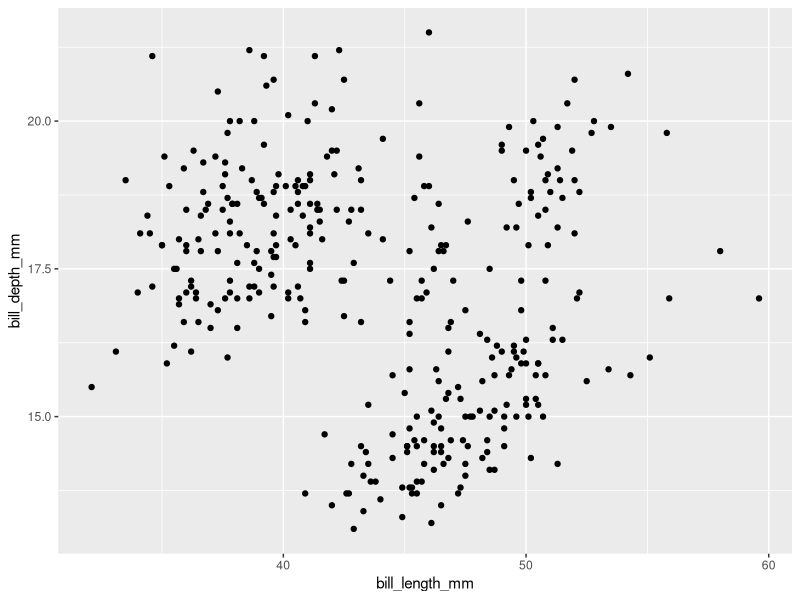
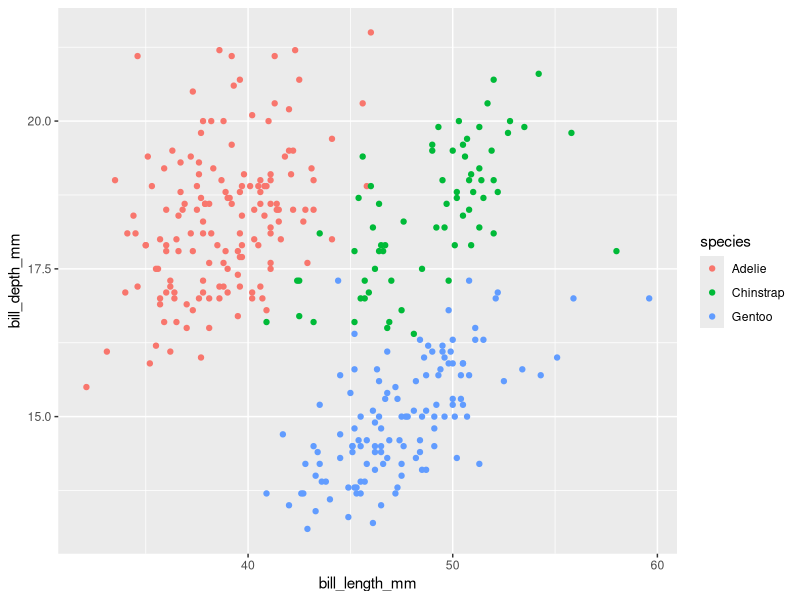
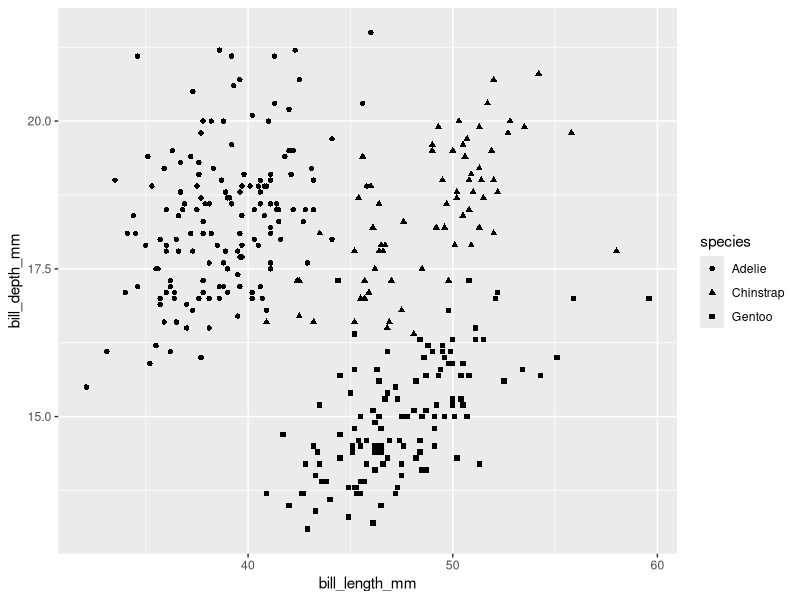
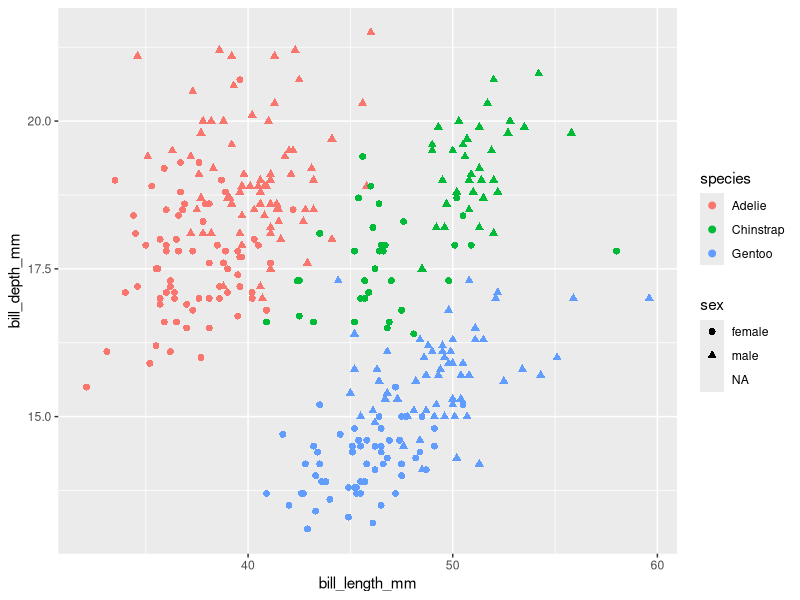
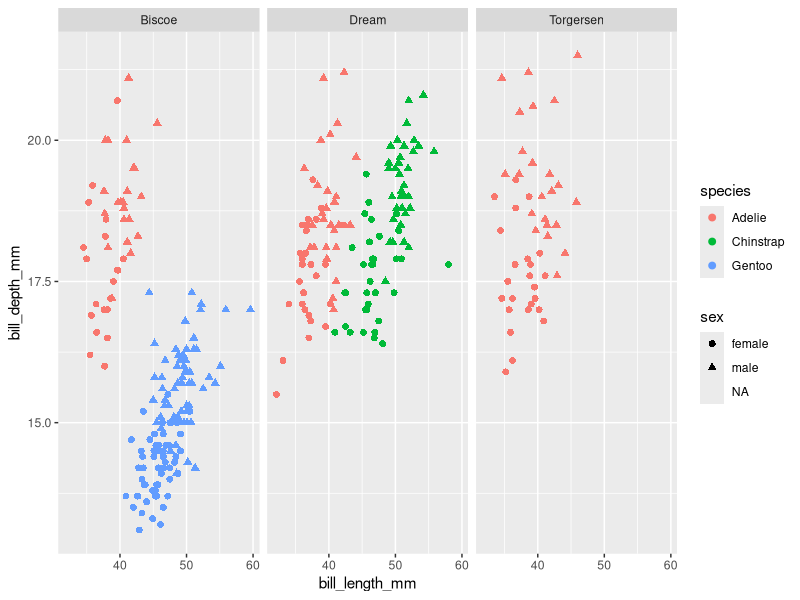
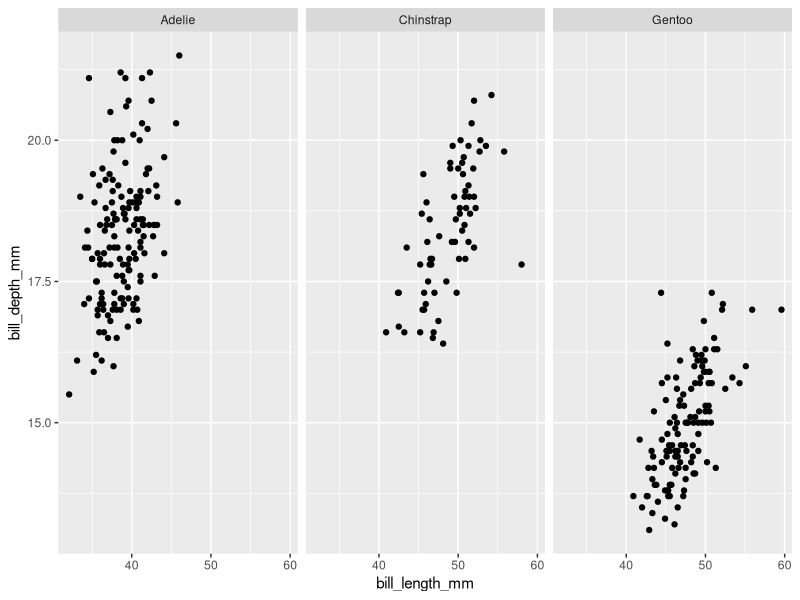
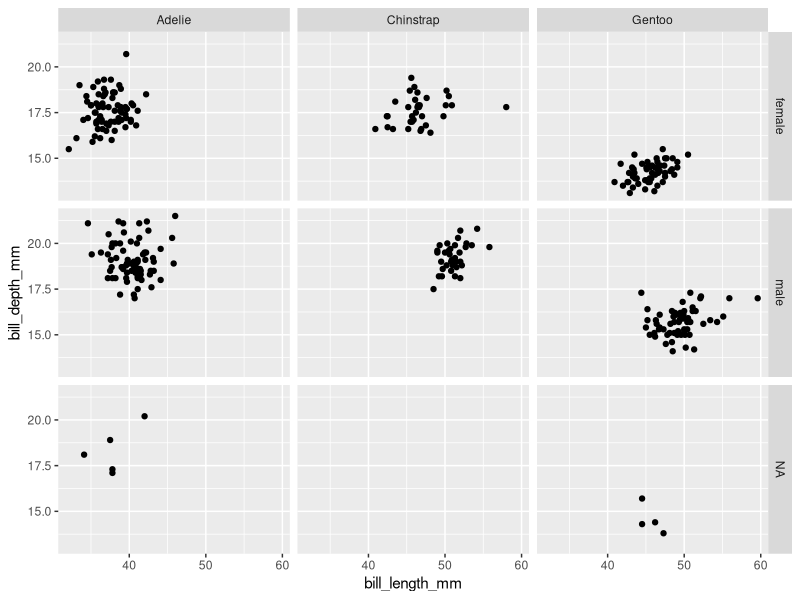
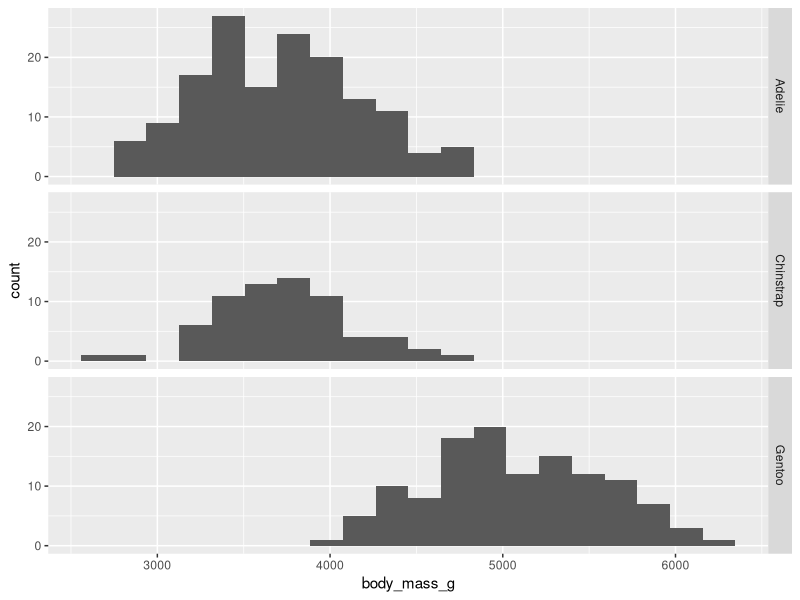

The R source for these figures, in order:
## ---- chunk 1
#| echo: FALSE
#| message: FALSE
#| warning: FALSE
library(tidyverse)
## ---- chunk 2
#| echo: TRUE
library(palmerpenguins)
glimpse(penguins)
## ---- chunk 3
#| echo: TRUE
#| fig-height: 3.5
#| warning: FALSE
ggplot(penguins, aes(x = bill_length_mm, y = bill_depth_mm)) +
  geom_point(na.rm = TRUE)
## ---- chunk 4
#| echo: TRUE
#| fig-height: 3.5
#| warning: FALSE
ggplot(penguins, aes(x = bill_length_mm, y = bill_depth_mm, color = species)) +
  geom_point(na.rm = TRUE)
## ---- chunk 5
#| echo: TRUE
#| fig-height: 3.5
#| warning: FALSE
ggplot(penguins, aes(x = bill_length_mm, y = bill_depth_mm, shape = species)) +
  geom_point(na.rm = TRUE)
## ---- chunk 6
#| echo: TRUE
#| fig-height: 3.2
#| warning: FALSE
ggplot(penguins, aes(x = bill_length_mm, y = bill_depth_mm,
                     color = species, shape = sex)) +
  geom_point(size = 2, na.rm = TRUE)
## ---- chunk 7
#| echo: TRUE
#| fig-height: 3.2
#| warning: FALSE
ggplot(penguins, aes(x = bill_length_mm, y = bill_depth_mm,
                     color = species, shape = sex)) +
  geom_point(size = 2, na.rm = TRUE) +
  facet_wrap(~island)
## ---- chunk 8
#| echo: TRUE
#| fig-height: 2.5
#| warning: FALSE
ggplot(penguins,
       aes(x = bill_length_mm, y = bill_depth_mm)) +
  geom_point(na.rm = TRUE) +
  facet_wrap(~species)
## ---- chunk 9
#| echo: TRUE
#| fig-height: 2.5
#| warning: FALSE
ggplot(penguins,
       aes(x = bill_length_mm, y = bill_depth_mm)) +
  geom_point(na.rm = TRUE) +
  facet_grid(sex ~ species)
## ---- chunk 10
#| echo: TRUE
#| fig-height: 2.8
#| warning: FALSE
ggplot(penguins, aes(x = body_mass_g)) +
  geom_histogram(bins = 20, na.rm = TRUE) +
  facet_grid(species ~ .)
## ---- chunk 11
#| echo: TRUE
#| fig-height: 2.8
#| warning: FALSE
ggplot(penguins, aes(x = body_mass_g)) +
  geom_histogram(bins = 20, na.rm = TRUE) +
  facet_grid(. ~ species)
## ---- chunk 12
#| echo: TRUE
#| fig-height: 2.7
#| warning: FALSE
ggplot(penguins, aes(x = body_mass_g)) +
  geom_histogram(bins = 15, na.rm = TRUE) +
  facet_wrap(~species, scales = "free")
## ---- chunk 13
#| echo: TRUE
#| fig-height: 3.5
#| warning: FALSE
#| message: FALSE
ggplot(penguins, aes(x = bill_length_mm, y = bill_depth_mm)) +
  geom_point(aes(color = species, shape = sex), size = 2, na.rm = TRUE) +
  geom_smooth(aes(color = species), method = "lm", se = FALSE, na.rm = TRUE) +
  labs(x = "Bill length (mm)",
       y = "Bill depth (mm)",
       title = "Within each species, longer bills are deeper",
       subtitle = "Simpson's paradox: pooled trend runs the opposite direction",
       color = "Species", shape = "Sex")
## ---- chunk 14
#| echo: TRUE
#| fig-height: 2.8
#| warning: FALSE
ggplot(msleep, aes(x = bodywt, y = sleep_total)) +
  geom_point(na.rm = TRUE)
## ---- chunk 15
#| echo: TRUE
#| fig-height: 3
#| warning: FALSE
ggplot(msleep, aes(x = bodywt, y = sleep_total)) +
  geom_point(na.rm = TRUE) +
  scale_x_log10() +
  labs(x = "Body weight (kg, log scale)", y = "Total sleep (hr)")
## ---- chunk 16
#| echo: TRUE
#| fig-height: 2.8
#| warning: FALSE
ggplot(penguins, aes(x = bill_length_mm, y = bill_depth_mm,
                     color = body_mass_g)) +
  geom_point(size = 2, na.rm = TRUE) +
  scale_color_viridis_c(option = "plasma") +
  labs(color = "Body mass (g)")
## ---- chunk 17
#| echo: TRUE
#| fig-height: 2.8
#| warning: FALSE
ggplot(penguins, aes(y = species, x = body_mass_g)) +
  geom_boxplot(na.rm = TRUE) +
  labs(x = "Body mass (g)", y = NULL)
